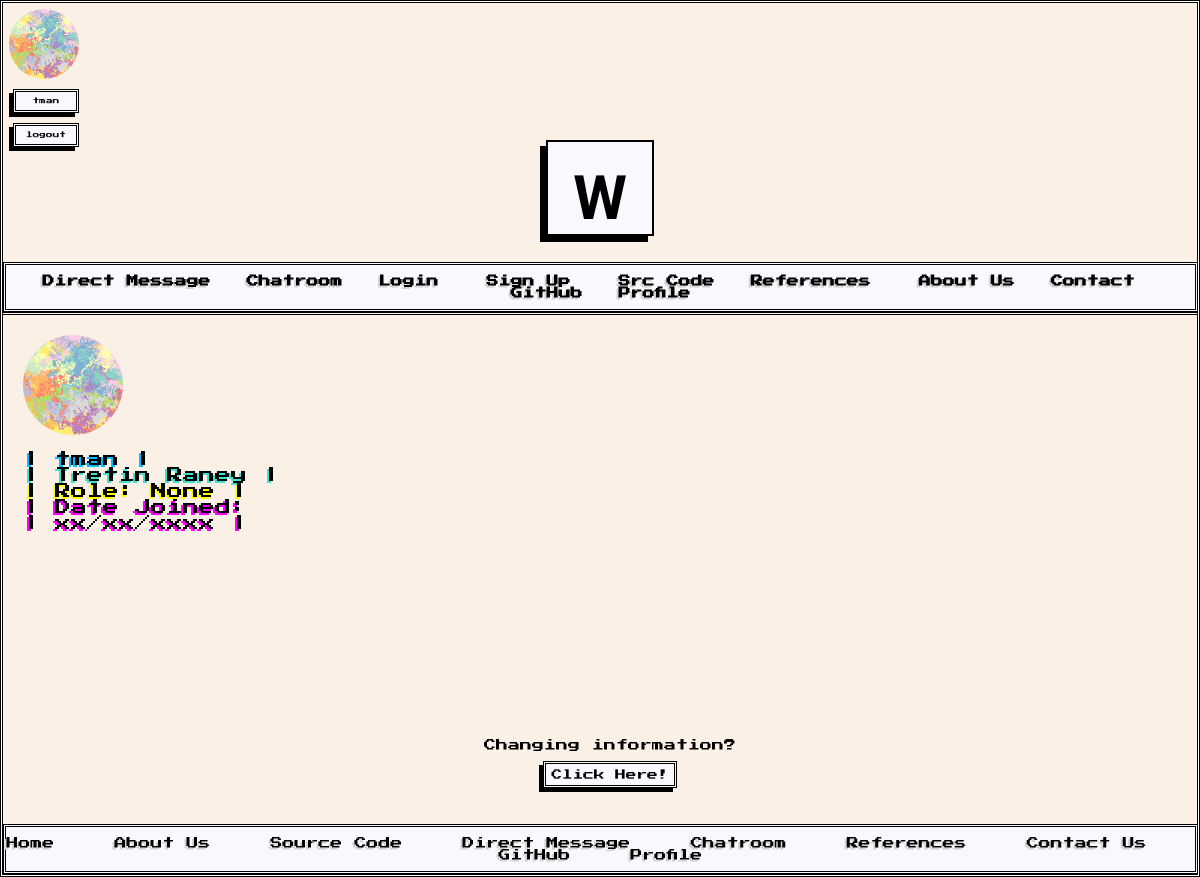
The app's page /profile (signed in), older data.
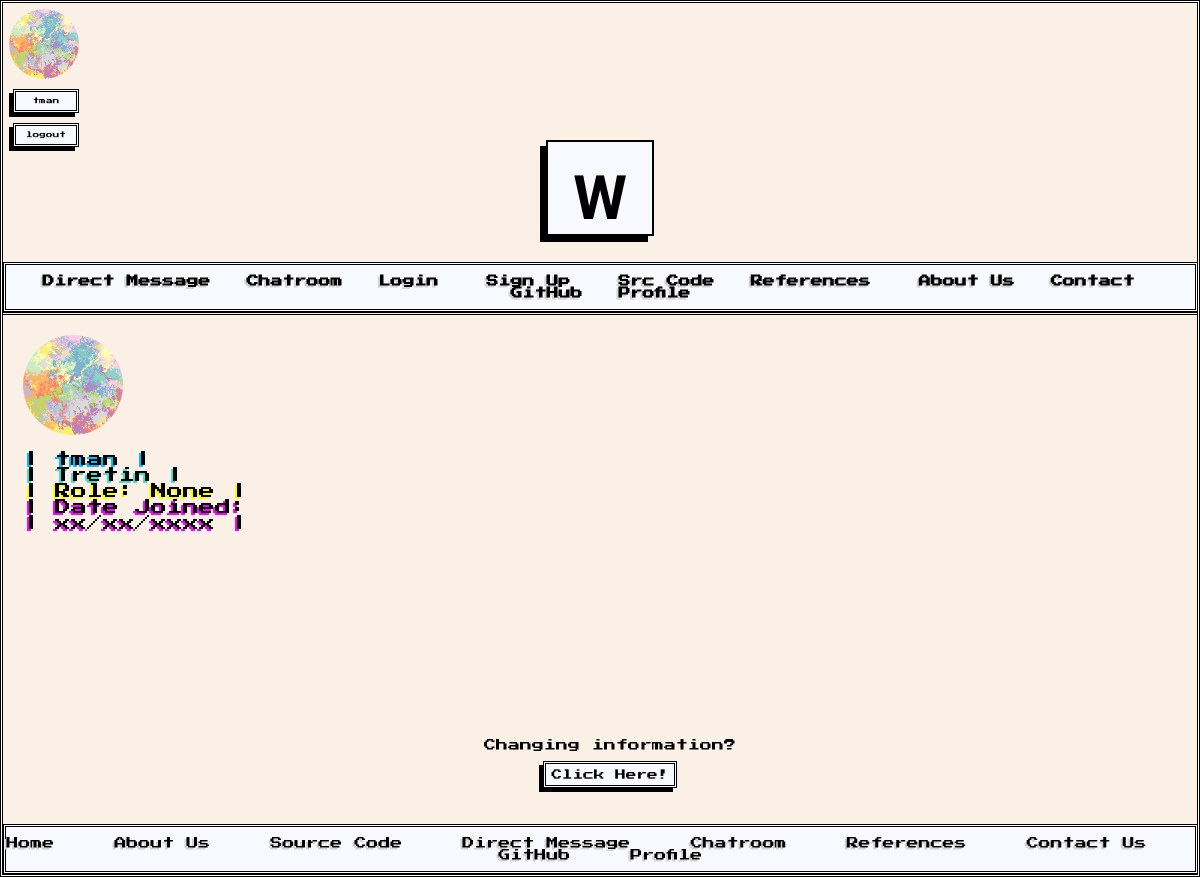
The same page, newer data.
### main.py (models this page shows, shortened)
class User(UserMixin, db.Model): # UserMixin needed for login functionality
    user_id = db.Column(db.Integer, primary_key=True, autoincrement=True)
    username = db.Column(db.String(80), unique=True, nullable=False)
    full_name = db.Column(db.String(120), nullable=False)
    phone_number = db.Column(db.String(20), nullable=True)
    email = db.Column(db.String(120), unique=True, nullable=False)
    password_hash = db.Column(db.String(128), nullable=False)
    department = db.Column(db.String(100), nullable=True)
    role = db.Column(db.String(100), nullable=True)
    clearance_level = db.Column(db.Integer, nullable=True)
    profile_pic = db.Column(db.String(120), nullable=True)
    public_key = db.Column(db.String(512), nullable=True)

### main.py (the view)
@app.route('/profile')
@login_required
def profile():
    return render_template("profile.html")

### main.py (called while the page is built)
@login_manager.user_loader
def load_user(user_id):
    return User.query.get(int(user_id))

### templates/profile.html
{% extends 'base.html' %}
{% block content %}
<div style="background: linen; border-top:double; width: 100%; font-family: 'Press Start 2P', serif; padding-left: 20px;">
<img src="{{ url_for('static', filename=("/profile_pics/" + current_user.username + ".png")) }}" alt="pfp" style="width:100px; height:100px;margin-top:20px; border-radius:180px;">
    <br><br>
     <span style="text-shadow: -2px 2px deepskyblue;">| {{ current_user.username }} |</span><br>
    <span style="text-shadow: -2px 2px turquoise;">| {{ current_user.full_name }} |</span><br>
    <span style="text-shadow: -2px 2px yellow;"> | Role: {{ current_user.role }} |</span><br>
    <span style="text-shadow: -2px 2px magenta;">| Date Joined:<br> | xx/xx/xxxx |</span><br>
    <br><br><br><br> <br><br><br><br> <br><br><br><br> <br>
<div style="font-size:9pt; text-align:center;">Changing information?<br>
    <a href="/change_info" id="hov" class="fancybox">Click Here!</a>
</div>
</div>
{% endblock %}

### templates/base.html (shortened to what this page needs)
<!DOCTYPE html>
<html lang="en" style="font-family:'Kumar One Outline', serif;">
<head>
    <link rel="stylesheet" href="{{ url_for('static', filename='style.css')}}"/>
</head>
<body>
<div style="background: linen; font-size:9pt;font-family:'Press Start 2P', sans-serif; height:100%;">
    <div style="margin:0; display: inline-grid;">
        <img src="{{ url_for('static', filename=("/profile_pics/" + (current_user.username or "guest") + ".png")) }}" alt="pfp" style="width:70px; height:70px; margin-left:6px;margin-top:6px; border-radius:180px;">
        <span class="fancybox" id="hov" style="height:8px; font-size:5pt;width:50px;padding:5px;"><a href="/profile">{{ current_user.username or "guest" }}</a></span>
        <span class="fancybox" id="hov" style="height:8px; width:50px;font-size:5pt;"><a href='/logout' style="text-align:center;">logout</a></span>
    </div>
    <header style="font-size:46pt; transition: transform 2s; padding-top:25px;">
        <a href="/"><span style="text-align:center; font-weight:bolder; border-style: solid; border-width:2px; border-color: black; padding: 20px 25px 0;background: ghostwhite; color: black; box-shadow: -6px 6px black;">W</span></a>
    </header>
    <br>
    <nav class="fancybox3" style="font-size:9pt; text-shadow: -2px 2px lightgrey;">
        <a href="/soc_network"><strong>Direct Message</strong></a>&nbsp&nbsp
        <a href="/chatHome"><strong>Chatroom</strong></a>&nbsp&nbsp
        <a href="/login"><strong>Login</strong></a> &nbsp&nbsp
        <a href="/register"><strong>Sign Up</strong></a> &nbsp&nbsp
        <a href="/source"><strong>Src Code</strong></a>&nbsp&nbsp
        <a href="/references"><strong>References</strong></a> &nbsp&nbsp
        <a href="/about"><strong>About Us</strong></a>&nbsp&nbsp
        <a href="/contact"><strong>Contact</strong></a>&nbsp&nbsp
        <a href="https://github.com/ucmo-cs/s25-wavelength-messenger"><strong>GitHub</strong></a>&nbsp&nbsp
        <a href="/profile"><strong>Profile</strong></a>
        </nav>
</div>
    <div class="content" style="height: 512px;"> {% block content %}{% endblock %} </div>
</body>
<footer class="fancybox3" style="margin-top:0;font-size:9pt; padding: 10px 0 10px 0;text-shadow: -2px 2px lightgray; display: inline-block; flex-direction: row;">
    <a href="/">Home</a>&nbsp&nbsp&nbsp&nbsp
    <a href="/about">About Us</a>&nbsp&nbsp&nbsp&nbsp
    <a href="/source">Source Code</a>&nbsp&nbsp&nbsp&nbsp
    <a href="/soc_network:">Direct Message</a>&nbsp&nbsp&nbsp&nbsp
    <a href="/chatHome">Chatroom</a>&nbsp&nbsp&nbsp&nbsp
    <a href="/references">References</a>&nbsp&nbsp&nbsp&nbsp
    <a href="/contact">Contact Us</a>&nbsp&nbsp&nbsp&nbsp
    <a href="https://github.com/JacobB-qom/Senior-Project">GitHub</a>&nbsp&nbsp&nbsp&nbsp
    <a href="/profile">Profile</a>
    <br>
</footer>
</html>

### static/style.css (style rules this page uses)
.content { display: flex; }
body { margin:0; border-style: double; border-color:black; color:black; }
.fancybox { font-family: 'Press Start 2P', sans-serif; width:10%; margin: 10px 10px 0; font-size:8pt; border-style:double; background-color: ghostwhite; padding: 5px; box-shadow: -4px 4px; display: inline-block; text-align:center; }
.fancybox3 { font-family: 'Press Start 2P', sans-serif; font-size:10pt; border-style:double; background-color: ghostwhite; padding-top: 10px; padding-bottom: 10px; text-align: center; display:inline-block; margin: 6px 0 0; width:99.6%; }
header { margin-top:-10px; padding: 10px; text-align: center; font-family: "Kumar One Outline", serif; margin-bottom:0; }
nav { text-align:center; display: inline-block; width:100%; }
a { text-decoration: none; color: black; }
footer { margin:0; font-family: "Press Start 2P", sans-serif; font-size: 8pt; text-decoration: none; background: linen; height: 100%; padding: 10px; }

Row changes from the older to the newer data that the page shows:
changed User "tman": full_name "Tretin Raney" → "Tretin"
